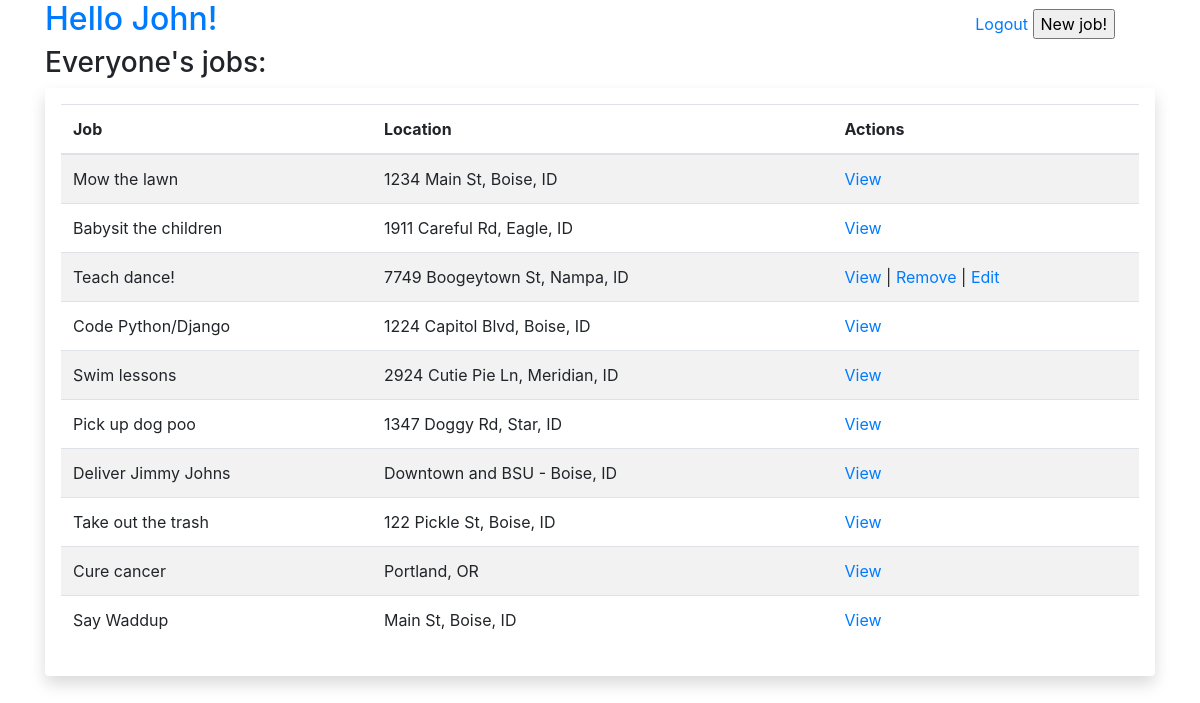
The app's page /dashboard (signed in) with its own data.
### belt_app/models.py (models this page shows)
class User(models.Model):
    first_name = models.CharField(max_length=55)
    last_name = models.CharField(max_length=55)
    email = models.CharField(max_length=55)
    password = models.CharField(max_length=55)
    created_at = models.DateTimeField(auto_now_add=True)
    updated_at = models.DateTimeField(auto_now=True)
    objects = UserManager()

class Job(models.Model):
    title = models.CharField(max_length=255)
    user = models.ForeignKey(User, related_name="jobs", on_delete=models.CASCADE)
    description = models.TextField()
    location = models.CharField(max_length=255)
    created_at = models.DateTimeField(auto_now_add=True)
    updated_at = models.DateTimeField(auto_now=True)
    objects = JobManager()

### belt_app/views.py (the view)
# urls.py: path('dashboard', views.dashboard),
def dashboard(request):
    context = {
        "all_jobs": Job.objects.all(),
        "user": User.objects.get(id=request.session['userid']),
    }
    return render(request, "dashboard.html", context)

### belt_app/templates/dashboard.html (shortened to what this page needs)
<!DOCTYPE html>
<html lang="en">
<head>
    <link rel="stylesheet" href="https://stackpath.bootstrapcdn.com/bootstrap/4.4.1/css/bootstrap.min.css">
</head>
<body>
    <div class="container">
        <h2 class="text-primary leftside">Hello {{user.first_name}}!</h2>
        <div class="rightside">
            <a href="/logout">Logout</a>
            <a href="/jobs/new"><input type="button" value="New job!"></a>
        </div>
        <h3>Everyone's jobs:</h3>
        <div class="shadow p-3 mb-5 bg-white rounded">
            <table class="table table-striped">
                <thead class="thread-dark">
                    <tr>
                        <th scope="col">Job</th>
                        <th scope="col">Location</th>
                        <th scope="col">Actions</th>
                    </tr>
                </thead>
                <tbody>
                    {% for job in all_jobs %}
                    <tr scope="row">
                        <td>{{job.title}}</td>
                        <td>{{job.location}}</td>
                        <td><a href="/jobs/{{job.id}}" name="job_id">View</a>{% if request.session.userid == job.user.id%} | <a href="/jobs/{{job.id}}/remove" name="job_id">Remove</a> | <a href="/jobs/{{job.id}}/edit" name="job_id">Edit</a>{% endif %}</td>
                    </tr>
                    {% endfor %}
                </tbody>
            </table>
        </div>
    </div>
</body>
</html>

### belt_app/templates/dashboard.html (style rules this page uses)
.leftside { display: inline-block; width: 48%; text-align: left; }
.rightside { display: inline-block; width: 48%; text-align: right; }

### records on screen
User: first_name "John"
Job: title "Mow the lawn", location "1234 Main St, Boise, ID"
Job: title "Babysit the children", location "1911 Careful Rd, Eagle, ID"
Job: title "Teach dance!", location "7749 Boogeytown St, Nampa, ID"
Job: title "Code Python/Django", location "1224 Capitol Blvd, Boise, ID"
Job: title "Swim lessons", location "2924 Cutie Pie Ln, Meridian, ID"
Job: title "Pick up dog poo", location "1347 Doggy Rd, Star, ID"
Job: title "Deliver Jimmy Johns", location "Downtown and BSU - Boise, ID"
Job: title "Take out the trash", location "122 Pickle St, Boise, ID"
Job: title "Cure cancer", location "Portland, OR"
Job: title "Say Waddup", location "Main St, Boise, ID"
